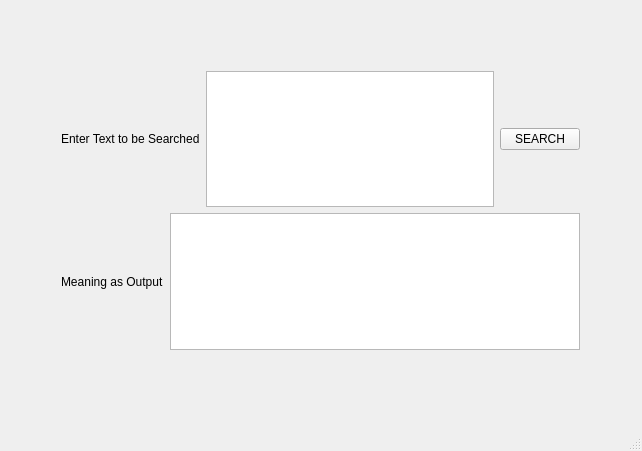
<?xml version="1.0" encoding="UTF-8"?>
<ui version="4.0">
 <class>MainWindow</class>
 <widget class="QMainWindow" name="MainWindow">
  <property name="geometry">
   <rect>
    <x>0</x>
    <y>0</y>
    <width>642</width>
    <height>451</height>
   </rect>
  </property>
  <property name="windowTitle">
   <string>MainWindow</string>
  </property>
  <widget class="QWidget" name="centralWidget">
   <widget class="QWidget" name="layoutWidget">
    <property name="geometry">
     <rect>
      <x>50</x>
      <y>60</y>
      <width>541</width>
      <height>301</height>
     </rect>
    </property>
    <layout class="QVBoxLayout" name="verticalLayout">
     <item>
      <layout class="QHBoxLayout" name="horizontalLayout">
       <item>
        <widget class="QLabel" name="label">
         <property name="text">
          <string>Enter Text to be Searched</string>
         </property>
        </widget>
       </item>
       <item>
        <widget class="QTextEdit" name="inputText">
         <property name="enabled">
          <bool>true</bool>
         </property>
        </widget>
       </item>
       <item>
        <widget class="QPushButton" name="searchButton">
         <property name="text">
          <string>SEARCH</string>
         </property>
        </widget>
       </item>
      </layout>
     </item>
     <item>
      <spacer name="verticalSpacer">
       <property name="orientation">
        <enum>Qt::Vertical</enum>
       </property>
       <property name="sizeHint" stdset="0">
        <size>
         <width>20</width>
         <height>40</height>
        </size>
       </property>
      </spacer>
     </item>
     <item>
      <layout class="QHBoxLayout" name="horizontalLayout_2">
       <item>
        <widget class="QLabel" name="label_2">
         <property name="text">
          <string>Meaning as Output</string>
         </property>
        </widget>
       </item>
       <item>
        <widget class="QTextEdit" name="meaning"/>
       </item>
      </layout>
     </item>
    </layout>
   </widget>
  </widget>
  <widget class="QStatusBar" name="statusBar"/>
 </widget>
 <layoutdefault spacing="6" margin="11"/>
 <resources/>
 <connections/>
</ui>
